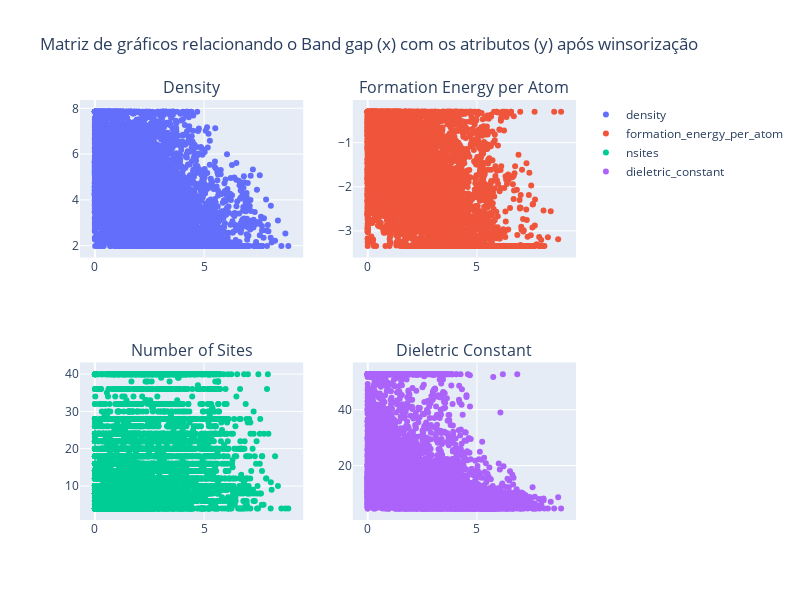

Notebook source saved alongside this figure:
### Markdown cell above
Pelo gráfico acima, podemos perceber algumas variações no *band gap* de acordo com a conformação cristalina dos materiais, portanto, pode ser plausível considerar essa propriedade como um atributo para o modelo de aprendizado de máquina.

Como dito anteriormente, precisamos tratar os *outliers* presentes nos dados. Para isso, utilizaremos a técnica de **Winsorização**, da biblioteca `scipy.stats`, que consiste em substituir os valores extremos por valores menos extremos, reduzindo a influência desses valores na análise dos dados.

Vantagens da windsorização:
- Preserva a informação dos outliers, mas reduz sua influência nos resultados.
- Mais robusta que a remoção de outliers, especialmente para conjuntos de dados pequenos.
- Pode ser mais adequada que a imputação pela média/mediana para distribuições assimétricas.

### Code cell
df['density'] = winsorize(df['density'], limits=[0.05, 0.05])
df['dieletric_constant'] = winsorize(df['dieletric_constant'], limits=[0.05, 0.05])
df['nsites'] = winsorize(df['nsites'], limits=[0.05, 0.05])
df['formation_energy_per_atom'] = winsorize(df['formation_energy_per_atom'], limits=[0.05, 0.05])

fig = make_subplots(rows=2, cols=2, start_cell="top-left", subplot_titles=("Density", "Formation Energy per Atom", "Number of Sites", "Dieletric Constant"))

fig.add_trace(go.Scatter(x=df['band_gap'], y=df['density'], mode='markers', name='density'),
                row=1, col=1)

fig.add_trace(go.Scatter(x=df['band_gap'], y=df['formation_energy_per_atom'], mode='markers', name='formation_energy_per_atom'),
                row=1, col=2)

fig.add_trace(go.Scatter(x=df['band_gap'], y=df['nsites'], mode='markers', name='nsites'),
                row=2, col=1)

fig.add_trace(go.Scatter(x=df['band_gap'], y=df['dieletric_constant'], mode='markers', name='dieletric_constant'),
                row=2, col=2)

fig.update_layout(height=600, width=800, title_text="Matriz de gráficos relacionando o Band gap (x) com os atributos (y) após winsorização")
fig.show()

### Figure 1 — Plotly figure (JSON) as saved in the notebook; plotly's stock layout.template omitted (floating-point values rounded to 4 significant figures; data arrays with more than 128 entries replaced by an {"elided": "..."} marker saying what was removed)
{"data": [{"mode": "markers", "name": "density", "type": "scatter", "x": {"elided": "6247 float values"}, "xaxis": "x", "y": {"elided": "6247 float values"}, "yaxis": "y"}, {"mode": "markers", "name": "formation_energy_per_atom", "type": "scatter", "x": {"elided": "6247 float values"}, "xaxis": "x2", "y": {"elided": "6247 float values"}, "yaxis": "y2"}, {"mode": "markers", "name": "nsites", "type": "scatter", "x": {"elided": "6247 float values"}, "xaxis": "x3", "y": {"elided": "6247 int values"}, "yaxis": "y3"}, {"mode": "markers", "name": "dieletric_constant", "type": "scatter", "x": {"elided": "6247 float values"}, "xaxis": "x4", "y": {"elided": "6247 float values"}, "yaxis": "y4"}], "layout": {"annotations": [{"font": {"size": 16}, "showarrow": false, "text": "Density", "x": 0.225, "xanchor": "center", "xref": "paper", "y": 1, "yanchor": "bottom", "yref": "paper"}, {"font": {"size": 16}, "showarrow": false, "text": "Formation Energy per Atom", "x": 0.775, "xanchor": "center", "xref": "paper", "y": 1, "yanchor": "bottom", "yref": "paper"}, {"font": {"size": 16}, "showarrow": false, "text": "Number of Sites", "x": 0.225, "xanchor": "center", "xref": "paper", "y": 0.375, "yanchor": "bottom", "yref": "paper"}, {"font": {"size": 16}, "showarrow": false, "text": "Dieletric Constant", "x": 0.775, "xanchor": "center", "xref": "paper", "y": 0.375, "yanchor": "bottom", "yref": "paper"}], "height": 600, "title": {"text": "Matriz de gráficos relacionando o Band gap (x) com os atributos (y) após winsorização"}, "width": 800, "xaxis": {"anchor": "y", "domain": [0, 0.45]}, "xaxis2": {"anchor": "y2", "domain": [0.55, 1]}, "xaxis3": {"anchor": "y3", "domain": [0, 0.45]}, "xaxis4": {"anchor": "y4", "domain": [0.55, 1]}, "yaxis": {"anchor": "x", "domain": [0.625, 1]}, "yaxis2": {"anchor": "x2", "domain": [0.625, 1]}, "yaxis3": {"anchor": "x3", "domain": [0, 0.375]}, "yaxis4": {"anchor": "x4", "domain": [0, 0.375]}}}
